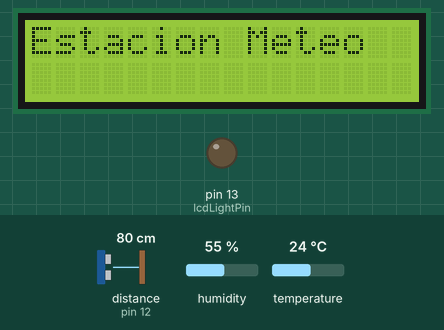
A sketch run on a simulated Arduino Uno, built with avr-gcc and run on an emulated ATmega328P. On the bench: 16×2 character LCD, output pins drawn as LEDs (lit = HIGH). Wiring (inferred from the names in the program): ultrasonic range finder: trigger pin 10; echo pin 12. The inputs (shaded band) are chosen by the test bench; at power-on: distance to the obstacle (sensor on pin 12) 80 cm, humidity 55 %, temperature 24 °C. The echo pulse lasts 58.3 µs per cm; pins used as bus, display or sensor lines are not drawn; what the sketch prints to the serial monitor is not drawn.

Above: at 0.1 s.
At 10.2 s:
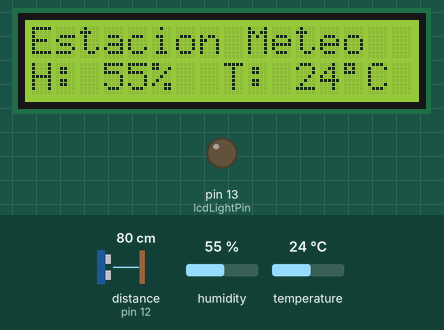
10.3 s: distance to the obstacle (sensor on pin 12) set to 38 cm
11.9 s: distance to the obstacle (sensor on pin 12) set to 32 cm
At 13.6 s:
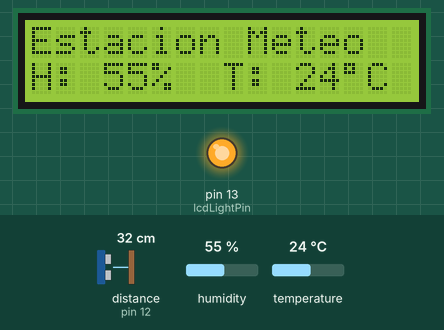
Timing chart, 0 to 15.1 s (numbered marks = the images above; inputs shaded):
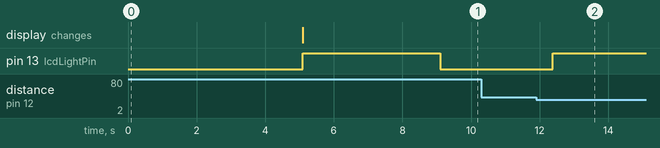

Measured:
- the behaviour switches between 36 and 35 cm on distance to the obstacle (sensor on pin 12) (found by bisection; images 1 and 2)
- after the input at 10.3 s, every drawn part: stays the same
- after the input at 11.9 s, pin 13 (lcdLightPin): LOW → HIGH after 0.48 s

The sketch:

get_humidity_temperature.ino
```cpp
/*
 * IMPORTACIONES
 */
#include <DHT.h>
#include <LiquidCrystal.h>


/*
 * DECLARACIONES DE VARIABLES
 */
#define TRIG_PIN 10         //Salida del sensor de ultrasonidos. Con esto le damos la señal al sensor para que empiece a actuar.
#define ECHO_PIN 12         //Entrada del sensor. Nos dará la señal con la que calculamos la distancia.
int dhtPin = 2; // Sensor de meteo
int lcdLightPin = 13; // Control de luz del LCD
long duracion, distancia;
boolean lcdOn = false;

static float meteoData[2];

DHT dht = DHT(dhtPin, DHT11);
LiquidCrystal lcd(8,9,4,5,6,7);

/*
 * DECLARACIONES DE FUNCIONES
 */

/*
 * Esta función obtiene los datos del sensor de meteo
 */
void getMeteoData()
{
  float humidity = dht.readHumidity();
  float temp = dht.readTemperature();

  if(isnan(humidity) || isnan(temp))
  {
    Serial.println("Error de lectura del sensor");
    return NULL;
  }
  meteoData[0] = humidity;
  meteoData[1] = temp;

  float heatIndex = dht.computeHeatIndex(temp, humidity, false);

  Serial.print("Humedad: ");
  Serial.print(humidity);
  Serial.print("% - Temperatura: ");
  Serial.print(temp);
  Serial.print("ºC - Índice de calor: ");
  Serial.print(heatIndex);
  Serial.println("ºC");

  //return meteoData;
}

/*
 * Esta función muestra los datos de meteo por el LCD.
 * Mostrará error si no puede obtener datos de humedad y temperatura.
 * El LCD se enciende indefinidamente.
 */
void showMeteoData()
{
  if(meteoData != NULL && sizeof(meteoData) != 0)
  {
    float humidity = meteoData[0];
    float temp = meteoData[1];
    lcd.setCursor(0,1);
    lcd.print("H: ");
    lcd.print((int)humidity);
    lcd.print("%  T: ");
    lcd.print((int)temp);
    lcd.print("\xDF" "C");
  }
  else
  {
    lcd.setCursor(0,1);
    lcd.print("*Error sensor*");
  }
  digitalWrite(lcdLightPin, HIGH);
  lcdOn = true;
}

/*
 * Esta función lanza un pulso con el sensor de ultrasonidos y obtiene la distancia
 */
void getDistance()
{
  digitalWrite(TRIG_PIN, LOW);   //Nos aseguramos que no emitimos
  delayMicroseconds(2);          //Esperamos
  digitalWrite(TRIG_PIN, HIGH);  //Damos un pulso
  delayMicroseconds(10);         //dura 10 microsegundos
  digitalWrite(TRIG_PIN, LOW);   //cerramos el pulso

  duracion = pulseIn(ECHO_PIN, HIGH);
  distancia = duracion * 0.034 / 2;

  Serial.print("Distancia: ");
  Serial.print(distancia);                  //Representamos distancia
  Serial.println(" cm");
}


/*
 * SETUP Y LOOP
 */
void setup()
{
  // El pin que controla la luz del lcd es de salida.
  pinMode(lcdLightPin, OUTPUT);
  pinMode(TRIG_PIN, OUTPUT);
  pinMode(ECHO_PIN, INPUT);

  Serial.begin(9600); //Empieza el monitor
  dht.begin();  // Empieza el sensor de meteo
  lcd.begin(16,2);  // Empieza el LCD
  lcd.setCursor(0,0); // Setea el cursor del LCD al principio de la primera línea
  lcd.print("Estacion Meteo");  // Escribe en LCD

  delay(5000);  // Espera 10 seg para obtener datos del sensor meteo

  getMeteoData(); // Obtiene datos sensor meteo
  showMeteoData();   // Enseña datos de meteo por pantalla
  delay(4000);
  digitalWrite(lcdLightPin, LOW);
  lcdOn = false;
}

/*
 * En cada loop, se obtiene el resultado del sensor de presencia.
 * Si hay alguien Y se está mostrando los datos de meteo: no hace nada
 * Si hay alguien Y no está mostrando los datos de meteo: muestra datos de meteo
 * Si no hay nadie Y se están mostrando los datos de meteo: cuenta 5 segundos y apaga el LCD
 * Si no hay nadie Y no está mostrando los datos de meteo: no hace nada
 */
void loop()
{
  getDistance();

  if (distancia != NULL && distancia < 35)
  {
    Serial.println("Presencia detectada");
    if (lcdOn == false)
    {
      Serial.println("Me enciendo...");
      getMeteoData();
      showMeteoData();   // Enseña datos de meteo por pantalla
    }
  }

  if (distancia != NULL && distancia >= 35)
  {
    Serial.println("Nadie cerca...");
    if (lcdOn == true)
    {
      Serial.println("Me apago pues!");
      digitalWrite(lcdLightPin, LOW);
      lcdOn = false;
    }
  }
  delay(800);

}
```
